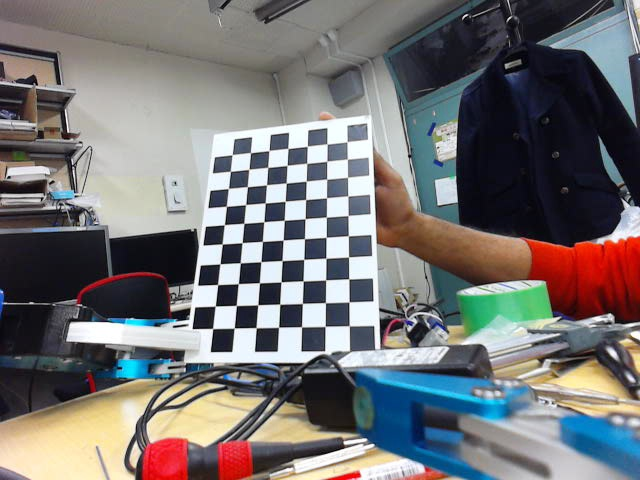
//> input picture hrp2_joints/samples/RARM/hand_cam/image_0003.jpg, 640 x 480 px, given in place of image.jpg, which was not available
$ ./main ../../hrp2_joints/samples/RARM/hand_cam/image_0003.jpg   (built with g++ and OpenCV 4)
//> lines starting //> are read from the running program, lines starting //| are printed output that depends on the picture; pictures that were not available may be replaced by others from this repository, and a replacement may not be noted

#include <opencv2/opencv.hpp>
#include <opencv2/highgui/highgui.hpp>

#include <vector>
#include <string>

#include "lbp.hpp"
#include "histogram.hpp"

using namespace cv;

int main(int argc, const char *argv[]) {
	int deviceId = 0;

	// initial values
    int radius = 3;
    int neighbors = 8;
    Mat frame;
    frame = imread("/home/krishneel/Desktop/image.jpg");
//> frame is the input picture: 480 rows x 640 cols, CV_8UC3; mean B, G, R 115.4, 114.9, 116.6
    // frame = imread("/home/krishneel/Desktop/drill_00078.jpg");
    // resize(frame, frame, Size(640, 480));

    Mat dst;  // image after preprocessing
    Mat lbp;  // lbp image

    // just to switch between possible lbp operators
    vector<string> lbp_names;
    lbp_names.push_back("Extended LBP");  // 0
    lbp_names.push_back("Fixed Sampling LBP");  // 1
    lbp_names.push_back("Variance-based LBP");  // 2
    int lbp_operator=atoll(argv[1]);;

    //  while(running) {

    cvtColor(frame, dst, CV_BGR2GRAY);
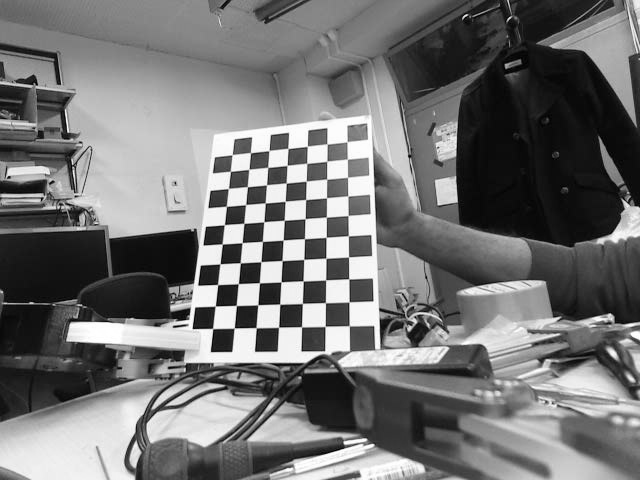
//> dst: 480 rows x 640 cols, CV_8UC1; min 0, max 255, mean 115.5
    GaussianBlur(dst, dst, Size(7, 7), 5, 3, BORDER_CONSTANT);
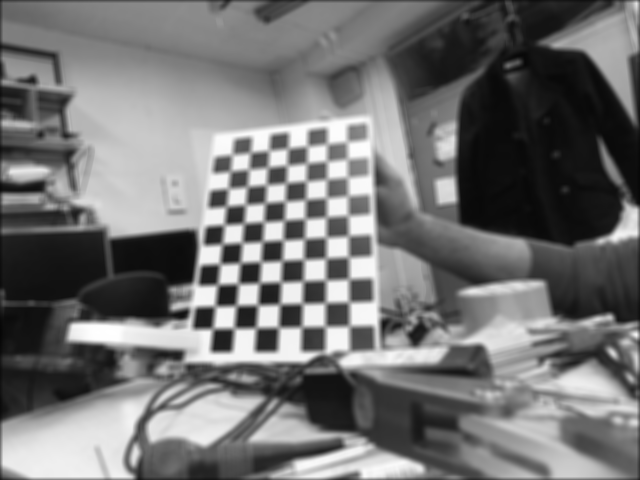
//> dst: 480 rows x 640 cols, CV_8UC1; min 6, max 255, mean 114.8

    	// comment the following lines for original size
    // resize(frame, frame, Size(), 0.5, 0.5);
    // resize(dst, dst, Size(), 0.5, 0.5);

    switch (lbp_operator) {
       case 0:
//> (the run ends here: the program needs code that is not available in this run, at `lbp::ELBP(dst, lbp, radius, neighbors);`)

$ run again, on hrp2_joints/samples/RARM/hand_cam/image_0004.jpg
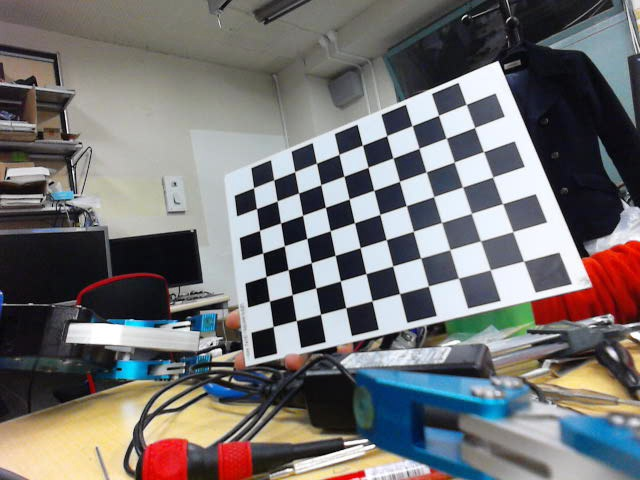
//> input picture hrp2_joints/samples/RARM/hand_cam/image_0004.jpg, 640 x 480 px, given in place of image.jpg, which was not available
//> frame is the input picture: 480 rows x 640 cols, CV_8UC3; mean B, G, R 114.4, 114.4, 115.9
//> `cvtColor(frame, dst, CV_BGR2GRAY);`:
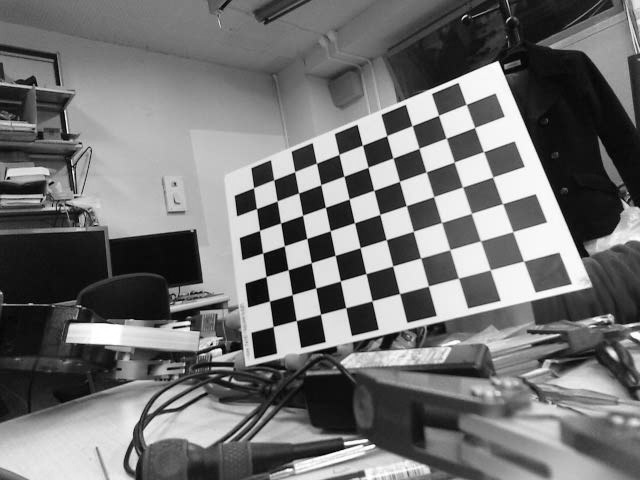
//> dst: 480 rows x 640 cols, CV_8UC1; min 0, max 255, mean 114.9
//> `GaussianBlur(dst, dst, Size(7, 7), 5, 3, BORDER_CONSTANT);`:
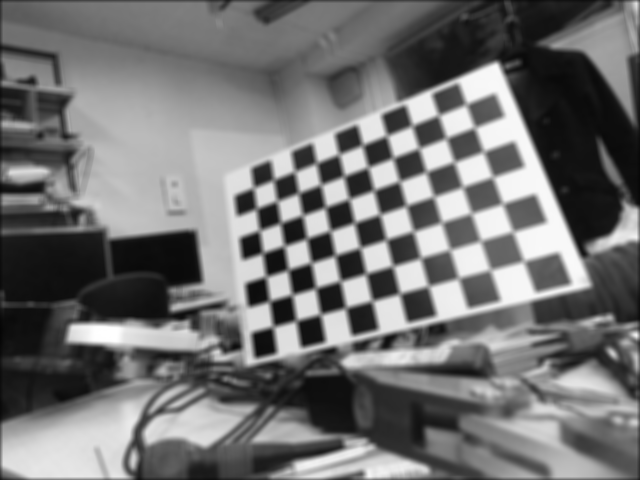
//> dst: 480 rows x 640 cols, CV_8UC1; min 5, max 255, mean 114.3

$ run again, on hrp2_joints/samples/RARM/hand_cam/image_0005.jpg
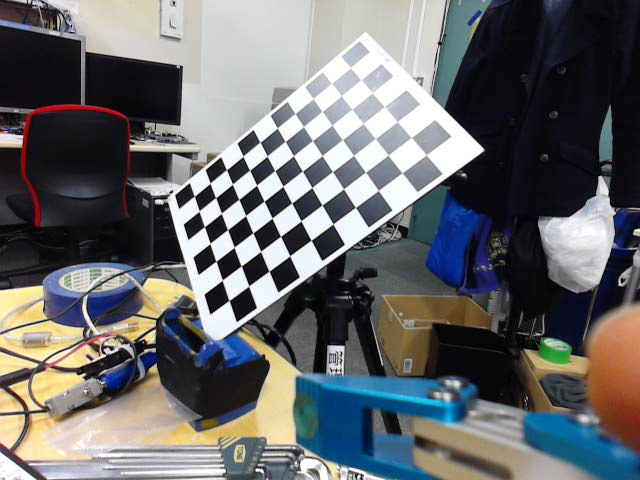
//> input picture hrp2_joints/samples/RARM/hand_cam/image_0005.jpg, 640 x 480 px, given in place of image.jpg, which was not available
//> frame is the input picture: 480 rows x 640 cols, CV_8UC3; mean B, G, R 107.2, 106, 104.4
//> `cvtColor(frame, dst, CV_BGR2GRAY);`:
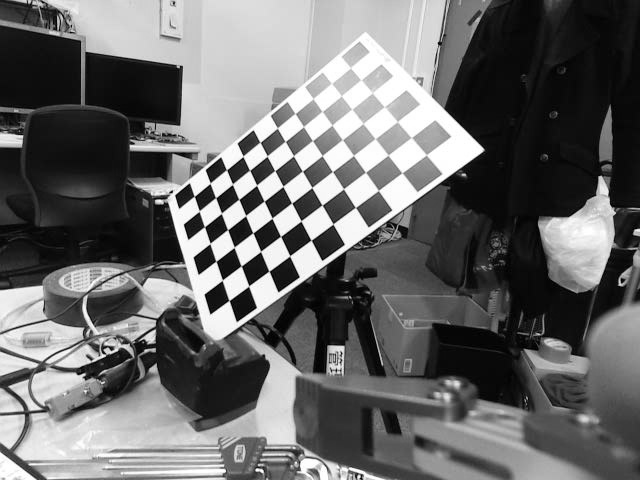
//> dst: 480 rows x 640 cols, CV_8UC1; min 0, max 255, mean 105.7
//> `GaussianBlur(dst, dst, Size(7, 7), 5, 3, BORDER_CONSTANT);`:
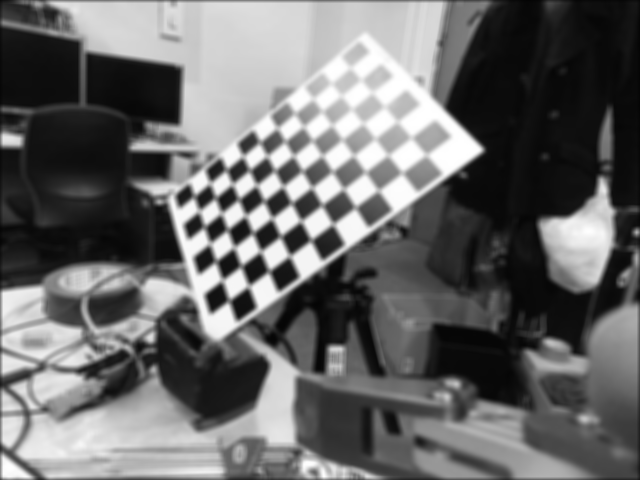
//> dst: 480 rows x 640 cols, CV_8UC1; min 4, max 255, mean 105
